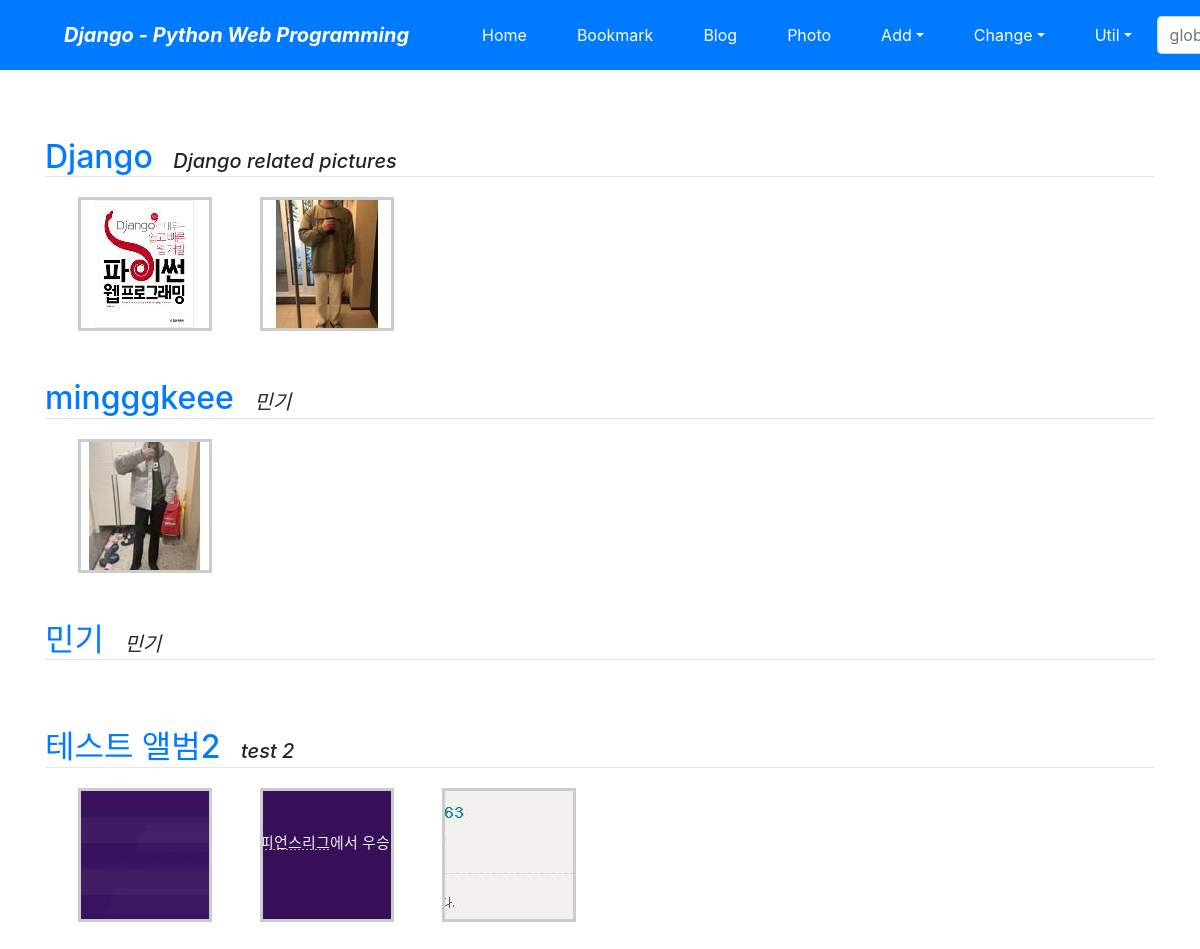
The page /photo/ (signed in) on the database its author committed.
### photo/models.py (models this page shows, shortened)
class Album(models.Model):
    name = models.CharField(max_length=30)
    description = models.CharField('One Line Description', max_length=100, blank=True)
    owner = models.ForeignKey('auth.User', on_delete=models.CASCADE, blank=True, null=True, verbose_name="OWNER")
    class Meta:
        ordering = ('name',)

class Photo(models.Model):
    album = models.ForeignKey(Album, on_delete=models.CASCADE)
    title = models.CharField('TITLE', max_length=30)
    description = models.TextField('Photo Description', blank=True)
    image = ThumbnailImageField(upload_to='photo/%Y/%m')
    upload_dt = models.DateTimeField('Upload Date', auto_now_add=True)
    owner = models.ForeignKey('auth.User', on_delete=models.CASCADE, blank=True, null=True, verbose_name="OWNER")
    class Meta:
        ordering = ('title',)
    def get_absolute_url(self):
        return reverse('photo:photo_detail', args=(self.id,))

### photo/fields.py (called while the page is built)
    def _add_thumb(self, s):
        parts = s.split('.')
        parts.insert(-1, 'thumb')
        if parts[-1].lower() not in ['jpeg', 'jpg']:
            parts[-1] = 'jpg'
        return '.'.join(parts)

    @property
    def thumb_url(self):
        return self._add_thumb(self.url)

### photo/templates/photo/album_list.html (shortened to what this page needs)
{% extends "base.html" %}
{% block content %}
    {% for item in object_list %}
    <div class="mt-5">
        <a class="h2" href="{% url 'photo:album_detail' item.id %}">
            {{ item.name }}</a>&emsp;
        <span class="font-italic h5">{{ item.description }}</span>
    </div>
    <hr style="margin: 0 0 20px 0;">
    <div class="row">
        {% for photo in item.photo_set.all|slice:":5" %}
        <div class="ml-5">
            <div class="thumbnail">
                <a href="{{ photo.get_absolute_url }}">
                    <img src="{{ photo.image.thumb_url }}" style="width: 100%;">
                </a>
            </div>
        </div>
        {% endfor %}
    </div>
    {% endfor %}
{% endblock %}

### photo/templates/photo/album_list.html (style rules this page uses)
.thumbnail { border: 3px solid #ccc; }

### rows shown on the page
Album: name "Django", description "Django related pictures"
Photo: shows a picture
Photo: shows a picture
Album: name "mingggkeee", description "민기"
Photo: shows a picture
Album: name "민기", description "민기"
Album: name "테스트 앨범2", description "test 2"
Photo: shows a picture
Photo: shows a picture
Photo: shows a picture
